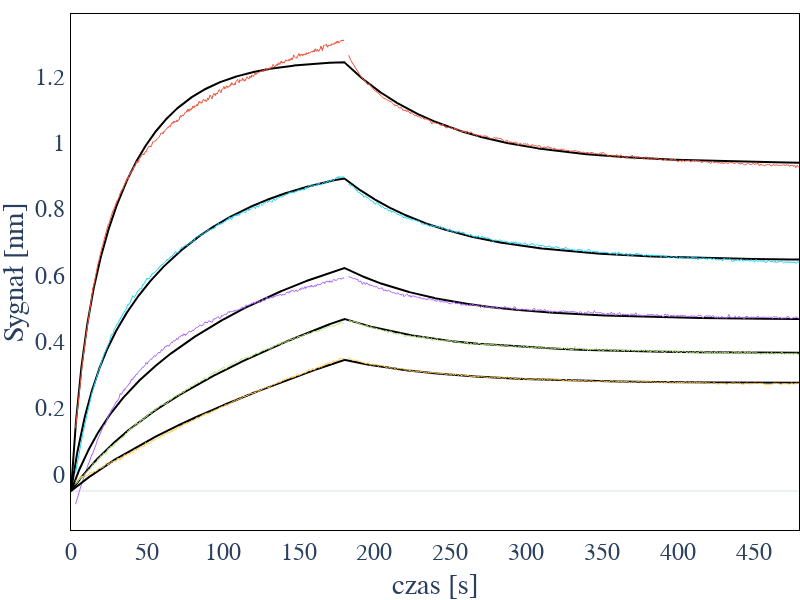

Notebook source saved alongside this figure:
### Code cell
import plotly.graph_objects as go

fig = go.Figure()

for ds in exp.datasets:
    if ds.use_for_fit == False: continue
    x = np.array([])
    y = np.array([])
    y_fit = np.array([])
    
    for step in ds.steps:
        # if step.concentration>0: color = 'orangered'
        # elif step.concentration==0: color = 'cornflowerBlue'
        # else: color = 'lightgrey'
        mask = (ds.t>=step.start) & (ds.t<step.stop)

        if f"offset_ds{ds.index}_step{step.index}" in exp.params:
                offset = exp.params[f'offset_ds{ds.index}_step{step.index}'].value
        else: 
            offset = 0
        
        x_step = ds.t[mask]
        y_step = ds.response[mask] - offset
        y_fit_step = ds.fit_response[mask] - offset

        x = np.concatenate([x, x_step])
        y = np.concatenate([y, y_step])
        y_fit = np.concatenate([y_fit, y_fit_step])

    
    x = x - x[0]
    fig.add_scatter(x = x, 
                    y = y_fit,
                    marker=dict(size=0, 
                            color='black',
                            line=dict(width=1, color='black')),
                    line=dict(
                         width=2, 
                         color='black'
                         ),
                    name=ds.steps[0].concentration,)

        

    fig.add_scatter(x = x,
                    y = y,
                    marker=dict(
                            size=0, 
                            #color=color, 
                            line=dict(
                                    width=0.1, 
                                    #color=color
                                    )),
                    line=dict(
                            width=1, 
                            #color=color
                            ),
                    name=f"{ds.index}_{ds.steps[0].concentration}",
                    )



fig.update_layout(
            height=600,
            width = 800,
            font_family="Arial",
            font_size = 24,
            showlegend=False,
            margin=dict(l=0,r=0,b=0,t=0,pad=0), 
            template='plotly_white',
            paper_bgcolor="rgb(255, 255, 255)",  
            plot_bgcolor="rgb(255, 255, 255)") 

fig.update_xaxes(
    ticklabelposition="inside top", 
    title='czas [s]',
    showline=True, 
    linewidth=1, 
    linecolor='black', 
    showgrid=False,
    mirror=True)

fig.update_yaxes(
    ticklabelposition="outside top", 
    title='Sygnał [nm]',
    showline=True, 
    linewidth=1, 
    linecolor='black', 
    showgrid=False,
    mirror=True)



fig.show()

### Figure 1 — Plotly figure (JSON) as saved in the notebook; plotly's stock layout.template omitted (floating-point values rounded to 4 significant figures; data arrays with more than 128 entries replaced by an {"elided": "..."} marker saying what was removed)
{"data": [{"line": {"color": "black", "width": 2}, "marker": {"color": "black", "line": {"color": "black", "width": 1}, "size": 0}, "name": "1.6e-06", "type": "scatter", "x": {"elided": "2400 float values"}, "y": {"elided": "2400 float values"}}, {"line": {"width": 1}, "marker": {"line": {"width": 0.1}, "size": 0}, "name": "1_1.6e-06", "type": "scatter", "x": {"elided": "2400 float values"}, "y": {"elided": "2400 float values"}}, {"line": {"color": "black", "width": 2}, "marker": {"color": "black", "line": {"color": "black", "width": 1}, "size": 0}, "name": "4e-07", "type": "scatter", "x": {"elided": "2400 float values"}, "y": {"elided": "2400 float values"}}, {"line": {"width": 1}, "marker": {"line": {"width": 0.1}, "size": 0}, "name": "6_4e-07", "type": "scatter", "x": {"elided": "2400 float values"}, "y": {"elided": "2400 float values"}}, {"line": {"color": "black", "width": 2}, "marker": {"color": "black", "line": {"color": "black", "width": 1}, "size": 0}, "name": "8e-07", "type": "scatter", "x": {"elided": "2400 float values"}, "y": {"elided": "2400 float values"}}, {"line": {"width": 1}, "marker": {"line": {"width": 0.1}, "size": 0}, "name": "9_8e-07", "type": "scatter", "x": {"elided": "2400 float values"}, "y": {"elided": "2400 float values"}}, {"line": {"color": "black", "width": 2}, "marker": {"color": "black", "line": {"color": "black", "width": 1}, "size": 0}, "name": "2e-07", "type": "scatter", "x": {"elided": "2400 float values"}, "y": {"elided": "2400 float values"}}, {"line": {"width": 1}, "marker": {"line": {"width": 0.1}, "size": 0}, "name": "13_2e-07", "type": "scatter", "x": {"elided": "2400 float values"}, "y": {"elided": "2400 float values"}}, {"line": {"color": "black", "width": 2}, "marker": {"color": "black", "line": {"color": "black", "width": 1}, "size": 0}, "name": "1e-07", "type": "scatter", "x": {"elided": "2400 float values"}, "y": {"elided": "2400 float values"}}, {"line": {"width": 1}, "marker": {"line": {"width": 0.1}, "size": 0}, "name": "14_1e-07", "type": "scatter", "x": {"elided": "2400 float values"}, "y": {"elided": "2400 float values"}}], "layout": {"font": {"family": "Arial", "size": 24}, "height": 600, "margin": {"b": 0, "l": 0, "pad": 0, "r": 0, "t": 0}, "paper_bgcolor": "rgb(255, 255, 255)", "plot_bgcolor": "rgb(255, 255, 255)", "showlegend": false, "width": 800, "xaxis": {"linecolor": "black", "linewidth": 1, "mirror": true, "showgrid": false, "showline": true, "ticklabelposition": "inside top", "title": {"text": "czas [s]"}}, "yaxis": {"linecolor": "black", "linewidth": 1, "mirror": true, "showgrid": false, "showline": true, "ticklabelposition": "outside top", "title": {"text": "Sygnał [nm]"}}}}
